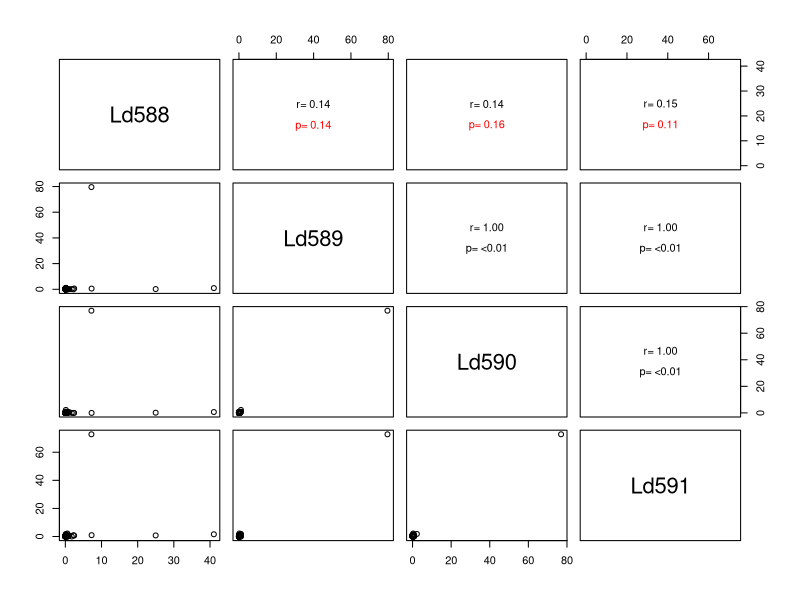
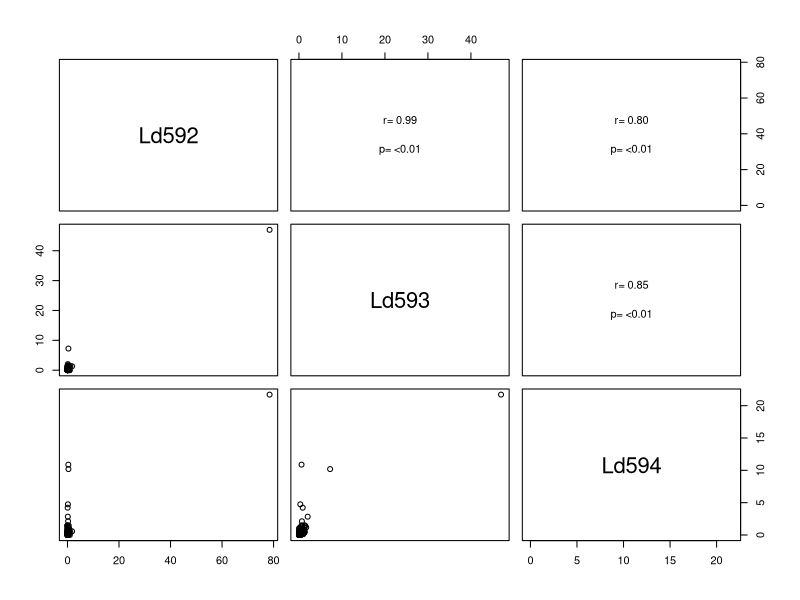
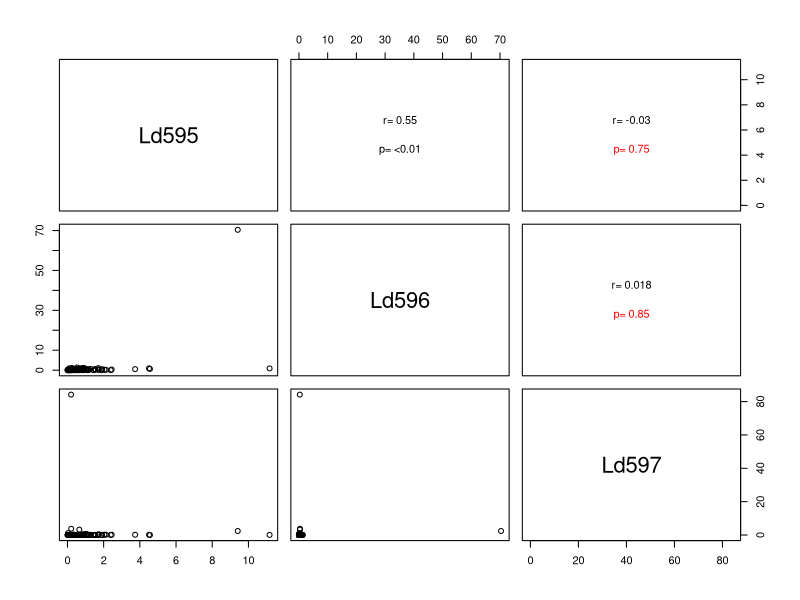
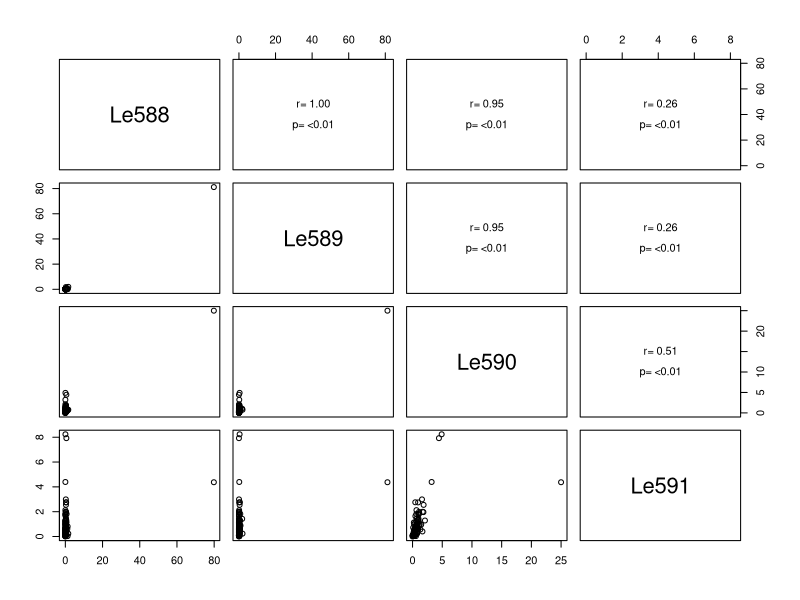
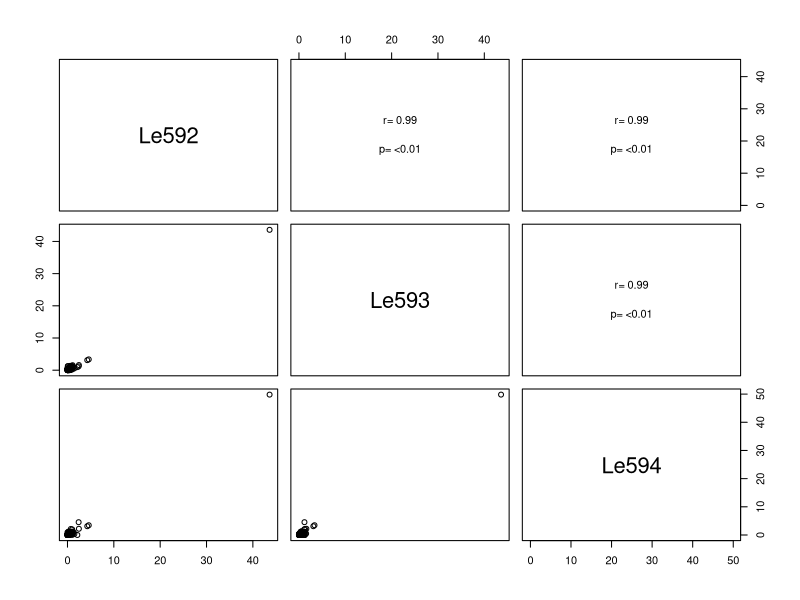
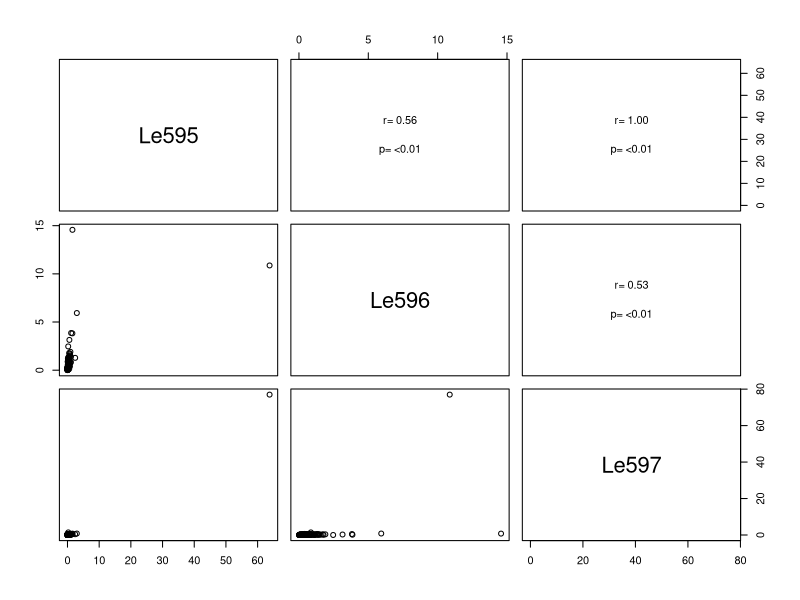
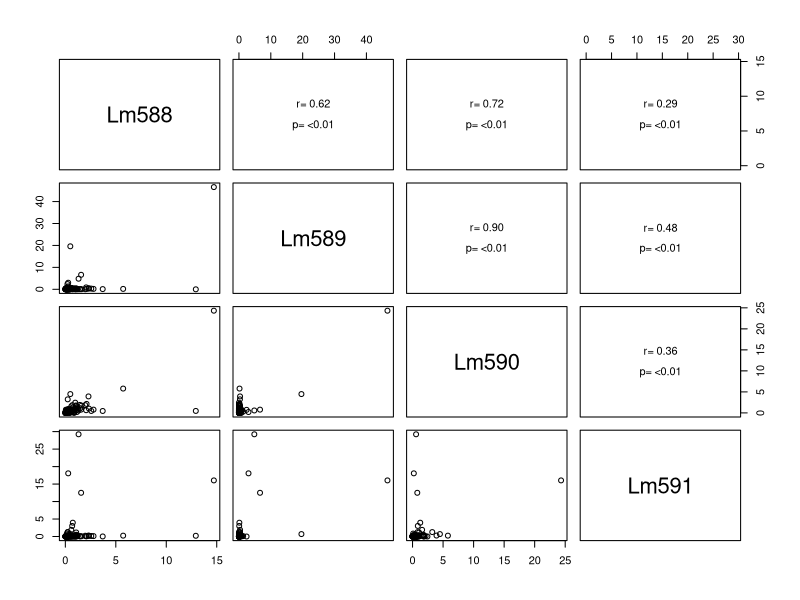
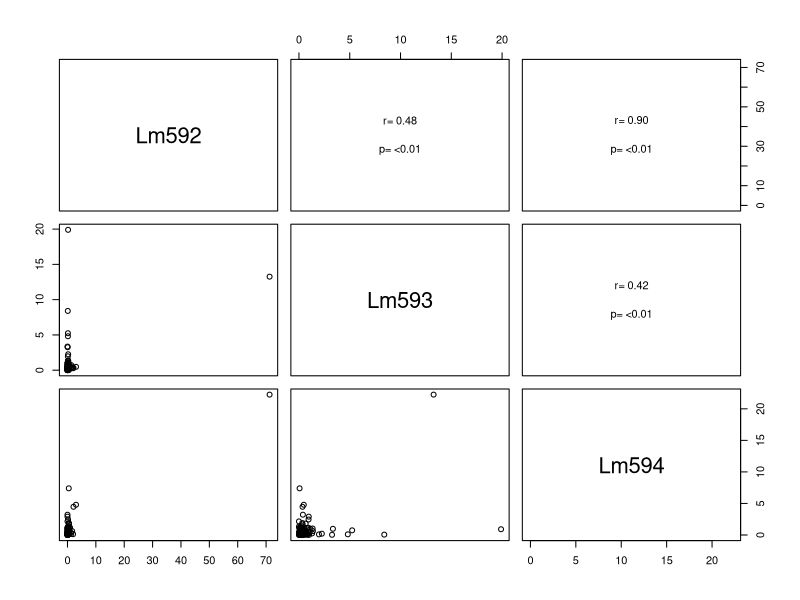

These charts were generated, in order, by the following R code:
## ---- chunk 1
## EDIT ##
# Begin by reading in normalized counts from a CSV file.
counts <- data.frame(read.table("norm_counts_output/norm_counts.csv", # <- change path to location of norm
                                header = TRUE,
                                sep = ",",
                                row.names = 1))
## ---- chunk 2
## EDIT ##
# Replicate Groupings
# --------------------
# Typically sample names in normalized counts file will be in
# alphabetical order; meaning that some sort of grouping can be established
# that can aid in quickly creating correlation plots. 
# For example:
# SA_1 | SA_2 | SA_3 | SA_4 | SB_1 | SB_2 ...
# So here to capture group A we would use 1:4 and to capture group B we would use (1:4)*2
# In this example there are different groups with sub groupings
gr1 <- 1:4
gr2 <- 5:7
gr3 <- 8:10

## DO NOT EDIT THIS FUNCTION ##
# performs the Pearson correlation test and prints results to plots.
panel.cor <- function(x, y, digits = 2, cex.cor, ...)
{
  usr <- par("usr"); on.exit(par(usr))
  par(usr = c(0, 1, 0, 1))
  # correlation coefficient
  r <- cor(x, y, method = "pearson")
  txt <- format(c(r, 0.123456789), digits = digits)[1]
  txt <- paste("r= ", txt, sep = "")
  text(0.5, 0.6, txt)
  # p-value calculation
  p <- cor.test(x, y)$p.value
  txt2 <- format(c(p, 0.123456789), digits = digits)[1]
  txt2 <- paste("p= ", txt2, sep = "")
  if(p<0.01)
  {
    txt2 <- paste("p= ", "<0.01", sep = "")
    text(0.5, 0.4, txt2)
  }
  else
  {
    text(0.5, 0.4, txt2, col = "red")
  }
}
## ---- chunk 3
## EDIT ##
# This function creates the correlation plots. This section of code should be 
# copied and pasted for each group.
i <- 0
pairs(counts[,gr1+10*i], upper.panel = panel.cor)
## ---- chunk 4
pairs(counts[,gr2+10*i], upper.panel = panel.cor)
## ---- chunk 5
pairs(counts[,gr3+10*i], upper.panel = panel.cor)
## ---- chunk 6
i <- 1
pairs(counts[,gr1+10*i], upper.panel = panel.cor)
## ---- chunk 7
pairs(counts[,gr2+10*i], upper.panel = panel.cor)
## ---- chunk 8
pairs(counts[,gr3+10*i], upper.panel = panel.cor)
## ---- chunk 9
i <- 2
pairs(counts[,gr1+10*i], upper.panel = panel.cor)
## ---- chunk 10
pairs(counts[,gr2+10*i], upper.panel = panel.cor)
## ---- chunk 11
pairs(counts[,gr3+10*i], upper.panel = panel.cor)
## ---- chunk 12
i <- 3
pairs(counts[,gr1+10*i], upper.panel = panel.cor)
## ---- chunk 13
pairs(counts[,gr2+10*i], upper.panel = panel.cor)
## ---- chunk 14
pairs(counts[,gr3+10*i], upper.panel = panel.cor)
## ---- chunk 15
i <- 4
pairs(counts[,gr1+10*i], upper.panel = panel.cor)
## ---- chunk 16
pairs(counts[,gr2+10*i], upper.panel = panel.cor)
## ---- chunk 17
pairs(counts[,gr3+10*i], upper.panel = panel.cor)
## ---- chunk 18
i <- 5
pairs(counts[,gr1+10*i], upper.panel = panel.cor)
## ---- chunk 19
pairs(counts[,gr2+10*i], upper.panel = panel.cor)
## ---- chunk 20
pairs(counts[,gr3+10*i], upper.panel = panel.cor)
## ---- chunk 21
i <- 6
pairs(counts[,gr1+10*i], upper.panel = panel.cor)
## ---- chunk 22
pairs(counts[,gr2+10*i], upper.panel = panel.cor)
## ---- chunk 23
pairs(counts[,gr3+10*i], upper.panel = panel.cor)
## ---- chunk 24
i <- 7
pairs(counts[,gr1+10*i], upper.panel = panel.cor)
## ---- chunk 25
pairs(counts[,gr2+10*i], upper.panel = panel.cor)
## ---- chunk 26
pairs(counts[,gr3+10*i], upper.panel = panel.cor)
## ---- chunk 27
i <- 8
pairs(counts[,gr1+10*i], upper.panel = panel.cor)
## ---- chunk 28
pairs(counts[,gr2+10*i], upper.panel = panel.cor)
## ---- chunk 29
pairs(counts[,gr3+10*i], upper.panel = panel.cor)
